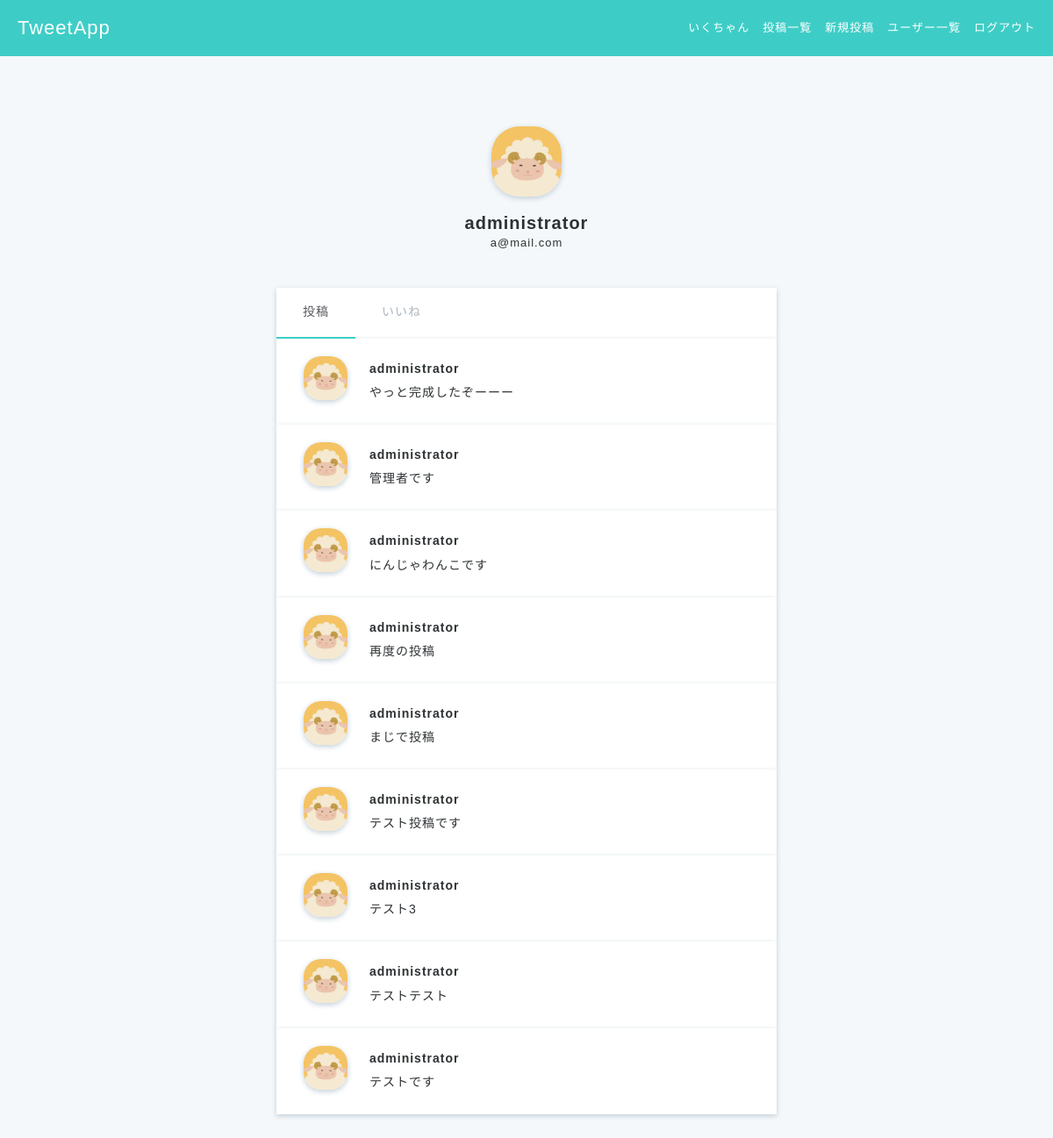
Page /accounts/user_detail/6 (signed in) on the committed database.
### accounts/models.py (models this page shows, shortened)
class Users(AbstractBaseUser, PermissionsMixin):
    username = models.CharField(max_length=150)
    email = models.EmailField(max_length=255, unique=True)
    is_active = models.BooleanField(default=True)
    is_staff = models.BooleanField(default=False)
    picture = models.FileField(null=True, upload_to='picture/', default='picture/default_user.jpeg')
    USERNAME_FIELD = 'email' # このテーブルのレコードを一意に識別
    REQUIRED_FIELDS = ['username'] # スーパーユーザ作成時に入力する
    objects = UserManager()
    class Meta:
        db_table = 'users'

### post/models.py (models this page shows, shortened)
class Posts(models.Model):
    content = models.CharField(max_length=140)
    user = models.ForeignKey('accounts.Users', on_delete=models.CASCADE)
    created_at = models.DateTimeField(auto_now_add=True)
    updated_at = models.DateTimeField(auto_now=True)
    class Meta:
        db_table = 'posts'

### accounts/views.py (the view)
# urls.py: path('accounts/user_detail/<int:user_id>', views.user_detail, name='user_detail'),
def user_detail(request, user_id):
    if not request.user.is_authenticated:
        messages.warning(request, 'ログインが必要です')
        return redirect('accounts:user_login')
    else:
        user = get_object_or_404(Users, id=user_id)
        posts = Posts.objects.filter(
            user_id=user_id).order_by('-created_at')
        return render(request, 'accounts/user_detail.html', context={
            'user': user, 'posts' : posts
        })

### templates/accounts/user_detail.html (shortened to what this page needs)
{% extends 'base.html' %}
{% block content %}
<div class="main user-show">
    <div class="container">
      <div class="user">
        <img src="{{ user.picture.url }}">
        <h2>{{ user.username }}</h2>
        <p>{{ user.email }}</p>
      </div>
      <ul class="user-tabs">
        <li class="active"><a href="{% url 'accounts:user_detail' user_id=user.id %}">投稿</a></li>
        <li><a href="{% url 'accounts:user_like' user_id=user.id %}">いいね</a></li>
      </ul>
      {% for post in posts %}
        <div class="posts-index-item">
          <div class="post-left">
            <img src="{{ post.user.picture.url }}">
          </div>
          <div class="post-right">
            <div class="post-user-name">
              <a href="{% url 'accounts:user_detail' user_id=post.user.id %}">{{ post.user.username }}</a>
            </div>
            <a href="{% url 'post:post_detail' post_id=post.id %}">{{ post.content }}</a>
          </div>
        </div>
      {% endfor %}
    </div>
</div>
{% endblock content %}

### templates/base.html (shortened to what this page needs)
{% load static %}
<!DOCTYPE html>
<html lang="ja">
  <head>
    <link rel="stylesheet" href="{% static 'css/style.css' %}"/>
    <link rel="stylesheet" href="https://maxcdn.bootstrapcdn.com/font-awesome/4.7.0/css/font-awesome.min.css"/>
  </head>
  <body>
    <header>
      <div class="header-logo">
        {% if user.is_authenticated %}
        <a href="{% url 'post:posts_index' %}">TweetApp</a>
        {% else %}
        <a href="{% url 'accounts:top' %}">TweetApp</a>
        {% endif %}
      </div>
      <ul class="header-menus">
        {% if user.is_authenticated %}
        <li>
          <a href="{% url 'accounts:user_detail' user_id=request.user.id %}">{{ request.user.username }}</a>
        </li>
        <li>
          <a href="{% url 'post:posts_index' %}">投稿一覧</a>
        </li>
        <li>
          <a href="{% url 'post:create_post' %}">新規投稿</a>
        </li>
        <li>
          <a href="{% url 'accounts:users_index' %}">ユーザー一覧</a>
        </li>
        <li>
          <a href="{% url 'accounts:user_logout' %}">ログアウト</a>
        </li>
        {% endif %}
      </ul>
    </header>
    {% block content %}{% endblock content %}
  </body>
</html>

### static/css/style.css (style rules this page uses)
* { box-sizing: border-box; }
html { font: 100%/1.5 'Avenir Next', 'Hiragino Sans', sans-serif; line-height: 1.7; letter-spacing: 1px; }
ul, li { list-style-type: none; padding: 0; margin: 0; }
a { text-decoration: none; color: #2d3133; font-size: 14px; }
h1, h2, h3, h4, h5, h6, p { margin: 0; }
body { color: #2d3133; background-color: #3ecdc6; margin: 0; min-height: 1vh; }
.main { position: absolute; top: 64px; width: 100%; height: auto; min-height: 100%; background-color: #f5f8fa; }
.container { max-width: 600px; margin: 60px auto; padding-left: 15px; padding-right: 15px; clear: both; }
header { height: 64px; position: absolute; z-index: 1; width: 100%; }
.header-logo { float: left; padding-left: 20px; color: white; font-size: 22px; line-height: 64px; }
.header-logo a { color: white; font-size: 22px; }
.header-menus { float: right; padding-right: 20px; }
.header-menus li { float: left; line-height: 64px; font-size: 13px; color: white; padding-left: 15px; }
.header-menus a { float: left; font-size: 13px; color: white; }
.posts-index-item { padding: 20px 30px; background-color: white; overflow: hidden; box-shadow: 0 2px 6px #c1ced7; }
.post-left img { width: 50px; height: 50px; border-radius: 40%; box-shadow: 0 2px 6px #c1ced7; object-fit: cover; }
.post-user-name a { font-weight: 600; }
.post-left { float: left; width: 10%; }
.post-right { float: left; width: 90%; padding-left: 25px; text-align: left; }
.user-show { text-align: center; }
.user { margin-bottom: 20px; }
.user img { width: 80px; height: 80px; border-radius: 40%; box-shadow: 0 2px 6px #c1ced7; margin: 20px 0 10px; object-fit: cover; }
.user h2 { font-size: 20px; font-weight: 600; line-height: 1.2; }
.user p { font-size: 13px; margin-bottom: 15px; }
.user-tabs { margin-top: 40px; background-color: white; overflow: hidden; box-shadow: 0 2px 6px #c1ced7; }
.user-tabs li { float: left; }
.user-tabs li.active { border-bottom: 2px solid #3ecdc6; }
.user-tabs li.active a { color: #57575f; }
.user-tabs a { display: inline-block; padding: 16px 30px; color: #afb6bf; }

### rows in the picture
Users: user.username "いくちゃん"
Users: picture (picture), username "administrator", email "a@mail.com"
Posts: user.picture (picture), user.username "administrator", content "やっと完成したぞーーー"
Posts: user.picture (picture), user.username "administrator", content "管理者です"
Posts: user.picture (picture), user.username "administrator", content "にんじゃわんこです"
Posts: user.picture (picture), user.username "administrator", content "再度の投稿"
Posts: user.picture (picture), user.username "administrator", content "まじで投稿"
Posts: user.picture (picture), user.username "administrator", content "テスト投稿です"
Posts: user.picture (picture), user.username "administrator", content "テスト3"
Posts: user.picture (picture), user.username "administrator", content "テストテスト"
Posts: user.picture (picture), user.username "administrator", content "テストです"
